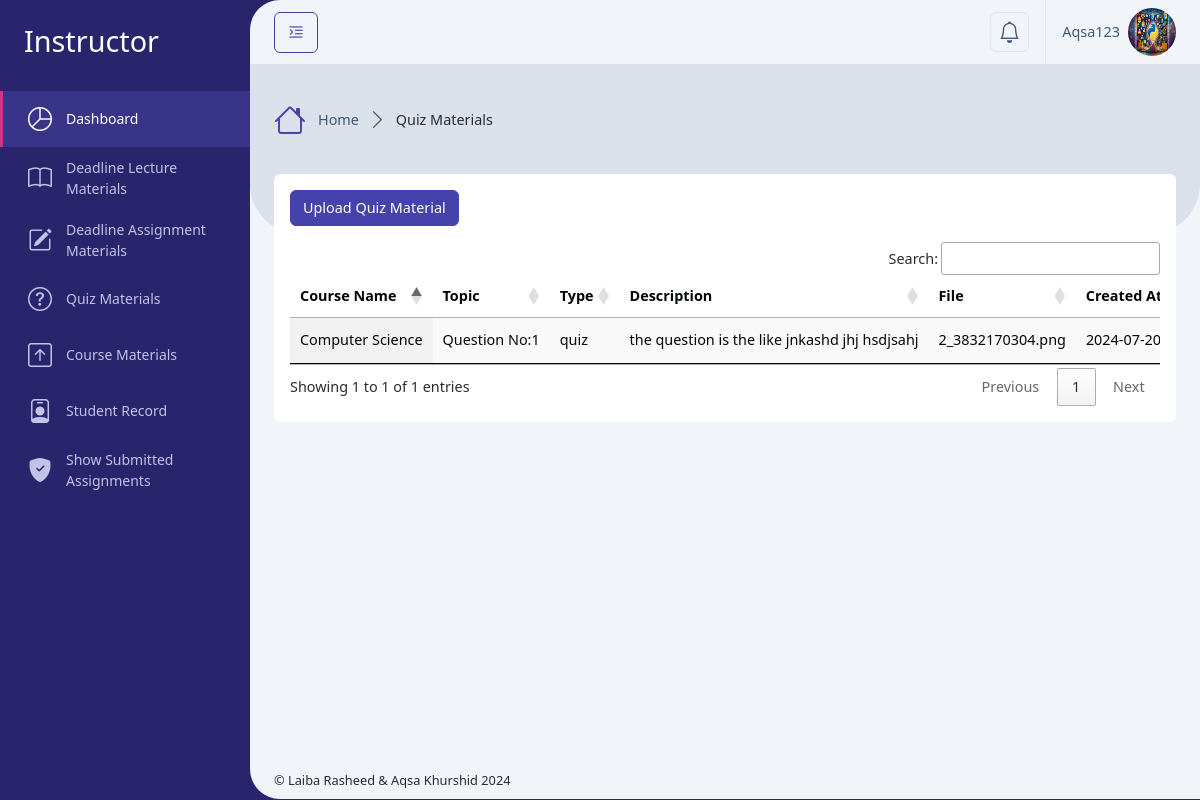
The app's page /Instructor/deadline_materials_quiz.php (signed in) with its own data.
### tables this page shows
CREATE TABLE `users` (
  `id` int(11) NOT NULL,
  `username` varchar(50) NOT NULL,
  `email` varchar(100) NOT NULL,
  `address` varchar(255) DEFAULT NULL,
  `phone` varchar(20) DEFAULT NULL,
  `department` varchar(255) DEFAULT NULL,
  `student_semester` varchar(100) DEFAULT NULL,
  `student_session` varchar(100) DEFAULT NULL,
  `student_program` varchar(100) DEFAULT NULL,
  `instructor_education` varchar(255) DEFAULT NULL,
  `profile_photo` varchar(256) DEFAULT NULL,
  `password` varchar(255) NOT NULL,
  `role_id` int(11) NOT NULL,
  `isActive` tinyint(2) DEFAULT 0,
  `created_at` timestamp NOT NULL DEFAULT current_timestamp()
);

CREATE TABLE `deadline_materials` (
  `id` int(11) NOT NULL,
  `course_id` int(11) DEFAULT NULL,
  `user_id` int(11) DEFAULT NULL,
  `title` varchar(255) NOT NULL,
  `type` enum('lecture','assignment','quiz') NOT NULL,
  `content` text DEFAULT NULL,
  `file_path` varchar(255) DEFAULT NULL,
  `from_date` date DEFAULT NULL,
  `to_date` date DEFAULT NULL,
  `created_at` timestamp NOT NULL DEFAULT current_timestamp()
);

CREATE TABLE `courses` (
  `id` int(11) NOT NULL,
  `code` varchar(100) DEFAULT NULL,
  `name` varchar(255) NOT NULL,
  `type` varchar(100) DEFAULT 'Course',
  `description` text DEFAULT NULL,
  `program` varchar(100) DEFAULT NULL,
  `semester` varchar(100) DEFAULT NULL,
  `session` varchar(20) DEFAULT NULL,
  `credit_hour` int(10) DEFAULT 3,
  `created_at` timestamp NOT NULL DEFAULT current_timestamp()
);

### Instructor/deadline_materials_quiz.php (called while the page is built, shortened)
<?php
    require '../Database/config.php';
    $user = getUserData($_SESSION['user_id']);
    $user_id = $_SESSION['user_id'];
    $sql = "SELECT deadline_materials.*, courses.name AS course_name FROM deadline_materials
            JOIN courses ON deadline_materials.course_id = courses.id
            WHERE deadline_materials.user_id = ? AND deadline_materials.type = 'quiz'";
    $stmt = $conn->prepare($sql);
    $stmt->bind_param("i", $user_id);
    $stmt->execute();
    $result = $stmt->get_result();
    include '../setting/_Layout.php';
?>

### Database/config.php (called while the page is built, shortened)
<?php
    $servername = "localhost";
    $username = "root";
    $password = "";
    $dbname = "course_ms";
    $conn = new mysqli($servername, $username, $password, $dbname);
    function getUserData($user_id) {
        global $conn;
        $stmt = $conn->prepare("SELECT * FROM users WHERE id = ?");
        $stmt->bind_param("i", $user_id);
        $stmt->execute();
        $result = $stmt->get_result();
        return $result->fetch_assoc();
    }
?>

### Instructor/deadline_materials_quiz_content.php (the view, shortened to what this page needs)
<div class="row">
    <div class="col-xxl-12">
        <div class="card mb-4">
            <div class="card-body">
                <button class="btn btn-primary mb-3" data-bs-toggle="modal" data-bs-target="#createMaterialModal">Upload Quiz Material</button>
                <div class="table-responsive">
                    <table id="example" class="table align-middle table-hover m-0 display nowrap" style="width:100%">
                        <thead>
                            <tr>
                                <th scope="col">Course Name</th>
                                <th scope="col">Topic</th>
                                <th scope="col">Type</th>
                                <th scope="col">Description</th>
                                <th scope="col">File</th>
                                <th scope="col">Created At</th>
                            </tr>
                        </thead>
                        <tbody>
                            <?php
                            if ($result->num_rows > 0) {
                                while ($row = $result->fetch_assoc()) {
                            ?>
                                    <tr>
                                        <td><?php echo htmlspecialchars($row['course_name']); ?></td>
                                        <td><?php echo htmlspecialchars($row['title']); ?></td>
                                        <td><?php echo htmlspecialchars($row['type']); ?></td>
                                        <td><?php echo htmlspecialchars($row['content']); ?></td>
                                        <td><?php echo htmlspecialchars($row['file_path']); ?></td>
                                        <td><?php echo htmlspecialchars($row['created_at']); ?></td>
                                    </tr>
                                <?php
                                }
                            } else {
                                ?>
                                <tr>
                                    <td colspan="9">No materials found.</td>
                                </tr>
                            <?php
                            }
                            ?>
                        </tbody>
                    </table>
                </div>
            </div>
        </div>
    </div>
</div>

### setting/_Header.php (shortened to what this page needs)
<div class="app-header d-flex align-items-center">
    <div class="d-flex">
        <button class="btn btn-outline-primary me-2 pin-sidebar" id="pin-sidebar">
            <i class="bi bi-text-indent-left fs-5"></i>
        </button>
    </div>
    <div class="header-actions">
        <div class="dropdown ms-2">
            <a class="dropdown-toggle d-flex p-2 border rounded-2" href="#!" role="button" data-bs-toggle="dropdown"
                aria-expanded="false">
                <i class="bi bi-bell fs-4 lh-1"></i>
            </a>
        </div>
        <div class="dropdown ms-3">
            <a id="userSettings" class="dropdown-toggle d-flex py-2 align-items-center ps-3 border-start" href="#!"
                role="button" data-bs-toggle="dropdown" aria-expanded="false">
                <span class="d-none d-md-block me-2"><?php echo htmlspecialchars($user['username']); ?></span>
                <img src="../assets/uploads/<?php echo htmlspecialchars($user['profile_photo']); ?>" class="rounded-circle img-3x" alt="Bootstrap Gallery" />
            </a>
        </div>
    </div>
</div>

### records on screen
users: username "Aqsa123", profile_photo (picture)
deadline_materials: course.name "Computer Science", title "Question No:1", type "quiz", content "the question is the like jnkashd jhj hsdjsahj", file_path "2_3832170304.png", created_at "2024-07-20…"

### other values on screen
$roleTitle "Instructor"
$title "Quiz Materials"
